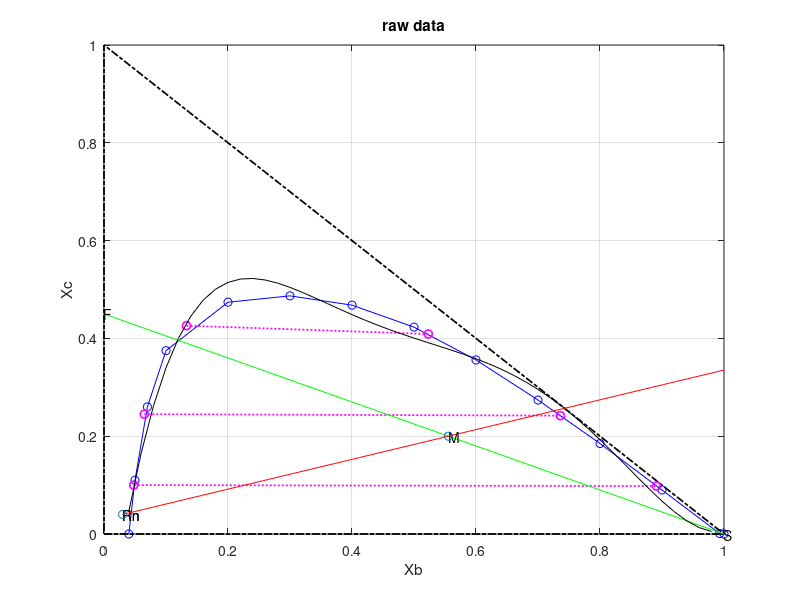

Source code (MATLAB): (Note: this script raises an error after producing the figure.)
clc;
clear;
B = [0.04 0.05 0.07 0.1 0.2 0.3 0.4 0.5 0.6 0.7 0.8 0.9 0.993 1];
C = [0 0.11 0.26 0.375 0.474 0.487 0.468 0.423 0.356 0.274 0.185 0.09 0.001 0];
A = 1 - B - C;

figure(1)
plot(B,C,'bo-');grid on;
hold on;

plot([0 1 0 0],[0 0 1 0], 'k-.', 'linewidth',1.25);
xlabel('Xb');ylabel('Xc');
title('raw data');

tiexc = [0.1 0.245 0.426];
tiexb = [0.048 0.065 0.133];
tieyc = [0.098 0.242 0.409];
tieyb = [0.891 0.736 0.523];

%% Plotting the tie lines
for i = 1:length(tiexc)
plot([tiexb(i) tieyb(i)], [tiexc(i) tieyc(i)],'mo:','linewidth',1.25);
end

%% Slopes of the tie lines 
tie_slope = zeros(1,length(tiexc));
for i = 1:length(tiexc)
tie_slope(i) = (tieyc(i) - tiexc(i))/(tieyb(i) - tiexb(i));
end

%% Draw the feed line (FS line)
F = [0, 0.45];
S = [1, 0];
plot(S,F , 'g', 'linewidth', 0.35)
text(0,  0.45,'F');
text(1,  0,'S');

p1 = polyfit(B,C,5);
X_=0.04001:0.02:1;
f1 = polyval(p1,X_);
plot(X_,f1,'black')

S = 2500;
F = 2000;

xbf = 0;
xcf = 0.45;
Rny = 0.04; %for Rnx need to find x point from LLE curve
%finding Rnx(ybs) point
ep=0.01;
for i=0:0.01:0.5 
    if polyval(p1, i)<=Rny+ep && polyval(p1, i+0.01)>=Rny-ep
%         disp(i);
        Rnx=i;
        text(i,0.04 ,'Rn');
        break;
    end
end
text(Rnx,Rny ,'Rn');
%finding Mx,My points
M = F + S;
ycs = 0;
ybs = 1;
My = (F*xcf + S*ycs)/M; % x coordinate of the mixture point
Mx = (F*xbf + S*ybs)/M; % y coordinate of the mixture point
text(Mx,  My,'M');

% drawing the line RnM
plot([Rnx, Mx], [Rny, My], 'o'); 
hold on;
m = (My - Rny) / (Mx - Rnx);% Calculate the slope (m) and y-intercept (b) of the line y = mx + b
b = Rny - m * Rnx;
x_val = linspace(Rnx, 1, 100); 
y_val = m * x_val + b;
plot(x_val, y_val, 'r');

%find intercept of RnM and LLE curve to get E point
% Extract 
syms x y;
[ybe1,yce1] = vpasolve([y == poly2sym(p1), y == m * x + b],[x,y],[.5 1;0 .7]); %range=[x1 x2;y1 y2]
text(ybe1,  yce1,'E');


%Finding FE and RnS lines
%for FE line F(xbf,xcf) E(ybe,yce)
m2 = (yce1 - xcf) / (ybe1 - xbf);
b2 = xcf - m2 * xbf; %intercept
x_val2 = linspace(0, 1.8, 200); 
y_val2 = m2 * x_val2 + b2;
plot(x_val2, y_val2, 'b');
%for RnS line Rn(xbn,xcn)(Rnx,Rny) S(ybs,ycs)
m3 = (ycs - Rny) / (ybs - Rnx);
b3 = Rny - m3 * Rnx;
x_val3 = linspace(0, 1.8, 200); 
y_val3 = m3 * x_val3 + b3;
plot(x_val3, y_val3, 'b'); 


%Finding delta point by solving FE and RnS lines
syms x y;
eq1 = y == m2*x + b2;
eq2 = y == m3*x + b3;
[Px, Py] = solve([eq1, eq2], [x, y]);
text(Px,  Py,'P');


%after gettig E1 we calculate R1(using tie) and then E2(using R1P line) and so on..
stages=3;
xbr = ones(1,stages);xcr = ones(1,stages);
ybe = ones(1,stages);yce = ones(1,stages);
yce(1)=yce1;ybe(1)=ybe1;
syms x y
%Finding the R1 point by using tie line
%find eqation of tieline
Ri=1; %lettest xcei init with 1
i=1;
while(Ri-Rny>=0.05)
    if (0 < yce(i)) && (yce(i) <= 0.098) %setting <yce >yce condition by using graph 
    slope = 0 + (yce(i) - 0) * 0 / 0.098; % 0 
    elseif (0.098 < yce(i)) && (yce(i) <= 0.249)
    slope = tie_slope(1) + (yce(i) - 0.098) * (tie_slope(2) - tie_slope(1)) / (0.249 - 0.098);
    elseif (0.249 < yce(i)) && (yce(i) <= 0.409)
    slope = tie_slope(2) + (yce(i) - 0.249) * (tie_slope(3) - tie_slope(2)) / (0.409 - 0.249);
    end
    
    x_vals = linspace(0, ybe(i), 10);
    y_vals = slope * (x_vals - ybe(i) ) + yce(i);
    intercept = (yce(i) - slope * ybe(i)); %y at x_vals=0
    plot(x_vals, y_vals, 'r', 'linewidth', .05);
    
    %find equation R1 point by intercection of tie line and LLE curve
    syms x y;
    [xbr(i),xcr(i)] = vpasolve([y == poly2sym(p1), y == slope * x + intercept],[x,y],[0 .5;0 .7]); %range=[x1 x2;y1 y2]
    text(xbr(i),xcr(i),['R', num2str(i)]);
    Ri=xcr(i);
    
    %find R1P line and find point E2 by intersection of LLE & R1P
    %lineR1P   R1(xbr1,xcr1) P(Px,Py)
    m4 = (Py - xcr(i)) / (Px - xbr(i));
    b4 = xcr(i) - m4 * xbr(i);
    x_val4 = linspace(0, Px, 200); 
    y_val4 = m4 * x_val4 + b4;
    plot(x_val4, y_val4, 'b'); 
    %find intercept of R1P and LLE curve to get E2 point 
    disp("hi");
    [ybe(i+1),yce(i+1)] = vpasolve([y == poly2sym(p1), y == m4 * x + b4],[x,y],[.5 1;0 .5]); %range=[x1 x2;y1 y2]
    text(ybe(i+1),  yce(i+1),['E', num2str(i+1)]);
    i=i+1;
    
end



xn=xcr(stages);
Ys=0;
y1=yce1;
syms E1 Rn; 
eq1 = F + S == Rn + E1;
eq2 = xcf * F + Ys * S == xn * Rn + yce1 * E1;
[E1,Rn] = solve([eq1, eq2], [E1, Rn]);
disp("E1,Rn");
disp(E1);
disp(Rn);

syms E2 R1; 
eq1 = R1 + S == Rn + E2;
eq2 = xcr(1) * F + Ys * S == xn * Rn + yce(2) * E2;
[E2,R1] = solve([eq1, eq2], [E2, R1]);
disp("E2,R1");
disp(E2);
disp(R1);

syms E3 R2; 
eq1 = R2 + S == Rn + E3;
eq2 = xcr(2) * F + Ys * S == xn * Rn + yce(3) * E3;
[E3,R2] = solve([eq1, eq2], [E3, R2]);
disp("E3,R2");
disp(E3);
disp(R2);

syms E4 R3; 
eq1 = R3 + S == Rn + E4;
eq2 = xcr(3) * F + Ys * S == xn * Rn + yce(4) * E4;
[E4,R3] = solve([eq1, eq2], [E4, R3]);
disp("E4,R3");
disp(E4);
disp(R3);

figure(2)
plot(xcr, '-bo');
hold on;
plot(yce(1:3), 'r');
xlabel("Number of stages");
ylabel("Solute Fraction");
title("Solute Fraction in Raffinate and Extract vs Number of Stages");
legend('Raffinate', 'Extract');

figure(3)
%% % removel vs stage
pr=zeros(3,1);
pr(1)=F*xcf-R1*xcr(1);
pr(2)=F*xcf-R2*xcr(2);
pr(3)=F*xcf-R3*xcr(3);
pr=pr./F;
plot(pr);
